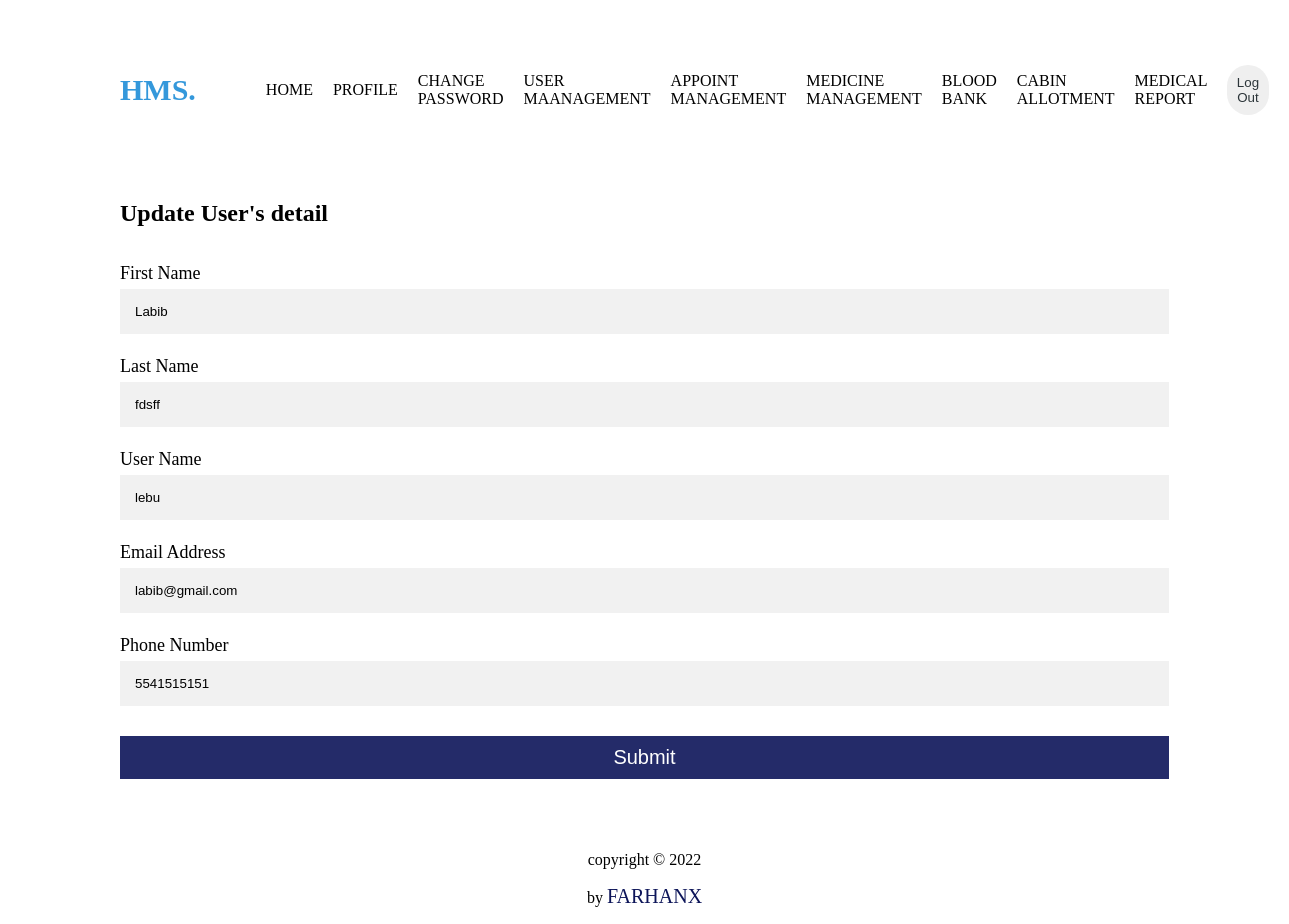
Page /view/update-user.php?edit=3 (signed in) on the committed database.
### tables this page shows
CREATE TABLE `users` (
  `id` int(11) NOT NULL,
  `firstName` varchar(100) NOT NULL,
  `lastName` varchar(100) NOT NULL,
  `userName` varchar(100) NOT NULL,
  `email` varchar(100) NOT NULL,
  `password` varchar(100) NOT NULL,
  `phone` varchar(100) NOT NULL
);

### control/update-userAction.php (called while the page is built, shortened)
<?php
include('../model/database.php');
if(isset($_GET['edit'])){
    $id= $_GET['edit'];
  $editData= edit_data($connection, $id);
}
function edit_data($connection, $id)
{
 $query= "SELECT * FROM users WHERE id= $id";
 $exec = mysqli_query($connection, $query);
 $row= mysqli_fetch_assoc($exec);
 return $row;
}
?>

### view/update-user.php (the view, shortened to what this page needs)
<?php
include('../control/update-userAction.php');
?>
<!DOCTYPE html>
<html>
<head>
</head>
<body style="padding-right:7rem;padding-left:7rem;">
<?php include "../model/_nav.php"; ?>
<div class="users">
    <div class="form-title">
    <h2 style= "text-align: center;">Update User's detail</h2>
    </div>
    <form method="post" action="">
          <label>First Name</label>
<input type="text" placeholder="Enter First Name" name="firstName" required value="<?php echo isset($editData) ? $editData['firstName'] : '' ?>">
          <label>Last Name</label>
<input type="text" placeholder="Enter Last Name" name="lastName" required value="<?php echo isset($editData) ? $editData['lastName'] : '' ?>">
          <label>User Name</label>
<input type="text" placeholder="Enter User Name" name="userName" required value="<?php echo isset($editData) ? $editData['userName'] : '' ?>">
          <label>Email Address</label>
<input type="email" placeholder="Enter Email Address" name="email" required value="<?php echo isset($editData) ? $editData['email'] : '' ?>">
          <label>Phone Number</label>
<input type="phone" placeholder="Enter Phone Number" name="phone" required value="<?php echo isset($editData) ? $editData['phone'] : '' ?>">
          <button type="submit" name="update">Submit</button>
    </form>
  </div>
<?php include "../model/footer.php"; ?>
</body>
</html>

### view/update-user.php (style rules this page uses)
body { overflow-x: hidden; }
* { box-sizing: border-box; }
input { width: 100%; padding: 15px; margin: 5px 0 22px 0; display: inline-block; border: none; background: #f1f1f1; }
button[type=submit] { background-color: #0D1559; color: #ffffff; padding: 10px 20px; margin: 8px 0; border: none; cursor: pointer; width: 100%; opacity: 0.9; font-size: 20px; }
label { font-size: 18px;; }
.form-title a, .form-title h2 { display: inline-block; }

### rows in the picture
users: firstName "Labib", lastName "fdsff", userName "lebu", email "labib@gmail.com", phone "5541515151"
